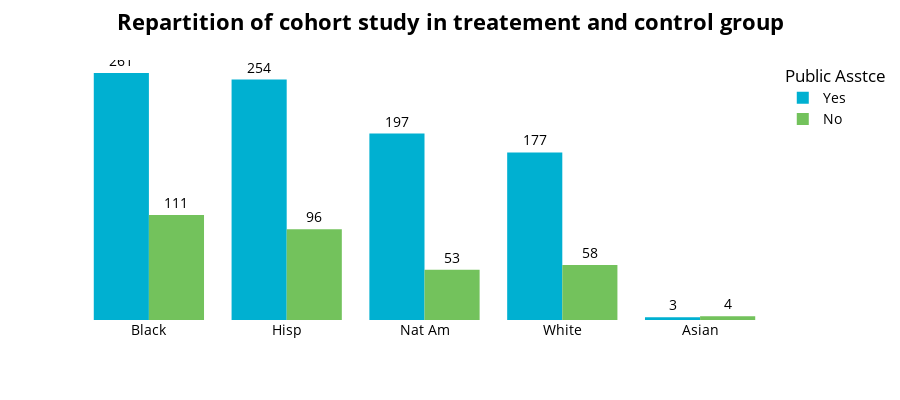

Notebook source saved alongside this figure:
### Code cell
fig = px.histogram(data, x="Race", y="number",
             color='Public Asstce', barmode='group',text_auto=True,color_discrete_sequence=[
                 "#00b0d1", "#73c25c"],
             height=400)
fig.update_layout(template=custom_template,)
fig.update_xaxes(title_text='')
fig.update_traces(textposition='outside')
fig.update_layout(yaxis_visible=False)
fig.update_layout(xaxis={'categoryorder':'max descending'})
fig.update_layout( title=format_title('Repartition of cohort study in treatement and control group')
)
fig.show()
pio.write_image(fig, 'first.png', width=1400, height=600, scale=5)

### Figure 1 — Plotly figure (JSON) as saved in the notebook; plotly's stock layout.template omitted (floating-point values rounded to 4 significant figures)
{"data": [{"alignmentgroup": "True", "bingroup": "x", "histfunc": "sum", "hovertemplate": "Public Asstce=Yes<br>Race=%{x}<br>sum of number=%{y}<extra></extra>", "legendgroup": "Yes", "marker": {"color": "#00b0d1", "pattern": {"shape": ""}}, "name": "Yes", "offsetgroup": "Yes", "orientation": "v", "showlegend": true, "textposition": "outside", "texttemplate": "%{value}", "type": "histogram", "x": ["Black", "White", "Hisp", "Nat Am", "Asian"], "xaxis": "x", "y": [261, 177, 254, 197, 3], "yaxis": "y"}, {"alignmentgroup": "True", "bingroup": "x", "histfunc": "sum", "hovertemplate": "Public Asstce=No<br>Race=%{x}<br>sum of number=%{y}<extra></extra>", "legendgroup": "No", "marker": {"color": "#73c25c", "pattern": {"shape": ""}}, "name": "No", "offsetgroup": "No", "orientation": "v", "showlegend": true, "textposition": "outside", "texttemplate": "%{value}", "type": "histogram", "x": ["Black", "White", "Hisp", "Nat Am", "Asian"], "xaxis": "x", "y": [111, 58, 96, 53, 4], "yaxis": "y"}], "layout": {"barmode": "group", "height": 400, "legend": {"title": {"text": "Public Asstce"}, "tracegroupgap": 0}, "margin": {"t": 60}, "title": {"text": "<b>Repartition of cohort study in treatement and control group</b>"}, "xaxis": {"anchor": "y", "categoryorder": "max descending", "domain": [0, 1], "title": {"text": ""}}, "yaxis": {"anchor": "x", "domain": [0, 1], "title": {"text": "sum of number"}, "visible": false}}}
